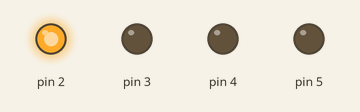
Simulated run of this sketch. Board: Arduino Uno, built with avr-gcc and run on an emulated ATmega328P. On the bench: output pins drawn as LEDs (lit = HIGH).

Above: at 0.05 s.
At 0.65 s:
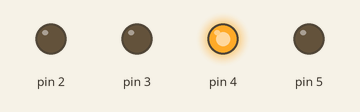
At 1.35 s:
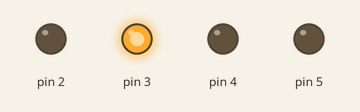
At 2.75 s:
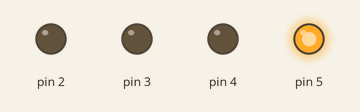
Timing chart, 0 to 3.0 s (numbered marks = the images above):
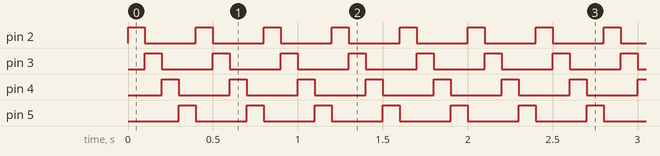

Measured:
- by itself, pin 2–5: alternates HIGH for 0.10 s and LOW for 0.30 s

The sketch:

Sequential_led_lighting_and_extinguishing.ino
```cpp
void setup()
{
  pinMode(2, OUTPUT); // red_1 pin -- kırmızı_1 pin
   pinMode(3, OUTPUT);// blue_1 pin -- mavi_1 pin
   pinMode(4, OUTPUT);// red_2 pin -- kırmızı_2 pin
   pinMode(5, OUTPUT);// blue_2 pin -- mavi_2 pin
}

void loop()
{
  for(int i=2; i<6; i++)// selects each pin, from pin 2 to pin 5, one at a time. -- pin 2’den pin 5’e kadar her bir pini sırayla seçer.
  {
    digitalWrite(i,1);// sets the selected pin (i) to HIGH, which turns it on. If an LED is connected, it will light up. -- seçilen pini (i) HIGH yaparak açar. Eğer pine bir LED bağlıysa, LED yanar.
    delay(100);// pauses for 100 milliseconds, keeping the LED on for this duration. --  LED’in 100 milisaniye boyunca yanmasını sağlar.
    digitalWrite(i,0);// After 100 milliseconds sets the selected pin (i) to LOW, turning it off. This makes the LED turn off.-- 100 milisaniyelik beklemeden sonra,seçilen pini (i) LOW yaparak kapatır. Böylece LED söner.

  }

 /* Bu yapı, LED'ler bağlıysa onları soldan sağa doğru sırayla yanıp söndüren bir efekt verir. Her LED 100 ms yanıp sönüyor ve bir sonrakine geçiyor.
 Bu efekti daha hızlı veya yavaş yapmak isterseniz, delay(100); değerini değiştirebilirsiniz. Örneğin, delay(200); yaparak efekti biraz yavaşlatabilirsiniz*/
 /*"This structure provides an effect where LEDs, if connected, light up sequentially from left to right. Each LED flashes for 100 ms and then moves on to the next one.
   If you want to make this effect faster or slower, you can change the value of delay(100);. For example, by setting it to delay(200);, you can slow down the effect a bit."*/
}
```
